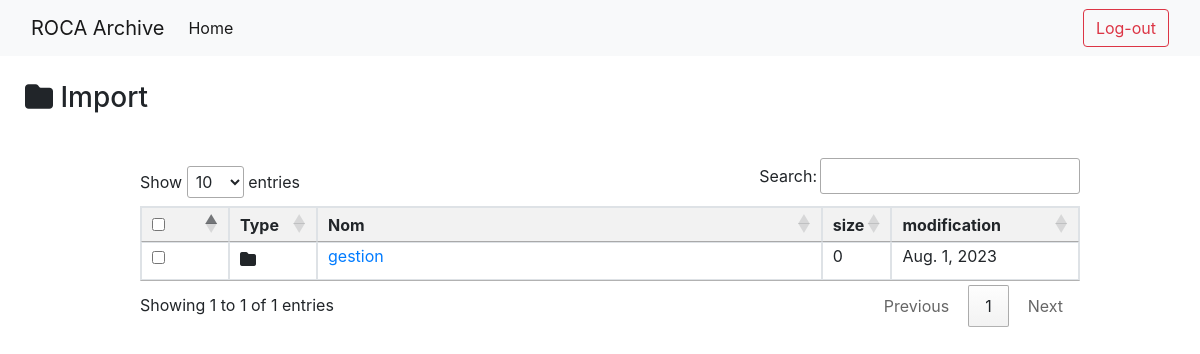
Page /Import/ (signed in) on the committed database.
### Arch_App/models.py (models this page shows, shortened)
class Departement(models.Model):
    id = models.AutoField(primary_key=True)
    nom = models.CharField(max_length=100)

class Dossier(models.Model):
    id = models.AutoField(primary_key=True,)
    nom = models.CharField(max_length=100)
    size = models.IntegerField(default=0)
    modification = models.DateField(auto_now=True)
    departement = models.ForeignKey(Departement, on_delete=models.CASCADE)
    get_class = 'dossier'

### Arch_App/views.py (the view)
# urls.py: path('<str:nom_departement>/', views.departementDetails, name='departementDetails'),
def departementDetails(request, nom_departement):
  if str(request.user) == 'AnonymousUser':
    return redirect('login')
  dossiers = Dossier.objects.filter(departement__nom=nom_departement)
  for dossier in dossiers:
    dossier.size = dossier.fichier_set.count()
  return render(request, 'departement/details.html', {'dossiers': dossiers, 'nom': nom_departement})

### Arch_App/templates/departement/details.html (shortened to what this page needs)
{% extends "departement/base.html" %}
{% block content %}
    <h3 style="padding: 5px;margin: 20px;"><i class="fas fa-folder"> </i> {{ nom }} </h3>
{% endblock %}
{% block body %}
    <div class="w-100 m-10 p-10" style="padding-left:120px;padding-right:120px">
        <div class="mb-2">
          {% csrf_token %}
        </div>
        <table class="table table-bordered table-stripped table-sm" id="mainTable" style="line-height:11px">
          <thead>
            <tr>
              <th class="checkbox-col" ><input type="checkbox" id="select-all"></th>
              <th class="folder-col">Type</th>
              <th class="name-col">Nom</th>
              <th class="item-col">size</th>
              <th class="date-col" style="width: 1%;">modification</th>
            </tr>
          </thead>
          <tbody>
            {% for dossier in dossiers %}
              <tr>
                <td class="checkbox-col">
                  {% if dossier.get_class == 'dossier' %}
                    <input class="checkBox_Dossier" id="checkBox_Dossier{{dossier.id}}" data-dossier_id="{{dossier.id}}" data-is_dossier="true" type="checkbox">
                  {% else %}
                    <input class="checkBox_Dossier" id="checkBox_Dossier{{dossier.id}}" data-dossier_id="{{dossier.id}}" data-is_dossier="false" type="checkbox">
                  {% endif %}
                </td>
                <td class="folder-icon">
                  {% if dossier.get_class == 'dossier' %}
                    <i class="fas fa-folder"></i>
                  {% else %}
                    <i class="fas fa-file"></i>
                    <span style="opacity: 0 ;font-size: 0px;">Fichier</span>
                  {% endif %}
                </td>
                <td >
                  {% if dossier.get_class == 'dossier' %}
                    <a href="/details/{{ dossier.id }}">{{dossier.nom}}</a>
                  {% else %}
                    <a href="/details_file/{{ dossier.id }}">{{dossier.nom}}</a>
                  {% endif %}
                </td>
                <td>{{dossier.size}}</td>
                <td style="width:20% ">{{dossier.modification}}</td>
              </tr>
            {% endfor %}
          </tbody>
        </table>
      </div>
{% endblock %}

### Arch_App/static/css/style.css (style rules this page uses)
body { margin: 0; padding: 0; }

### Arch_App/static/css/table.css (style rules this page uses)
body { margin: 0; padding: 0; }
table { width: 80%; border-collapse: collapse; }
th, td { padding: 10px; text-align: left; }
th { background-color: #f2f2f2; }
.checkbox-col { width: 50px; }
.folder-col { width: 50px; }
.item-col, .date-col { width: 25px; }

### rows in the picture
Departement: nom "Import"
Dossier: nom "gestion", size "0", modification "Aug. 1, 2023"
